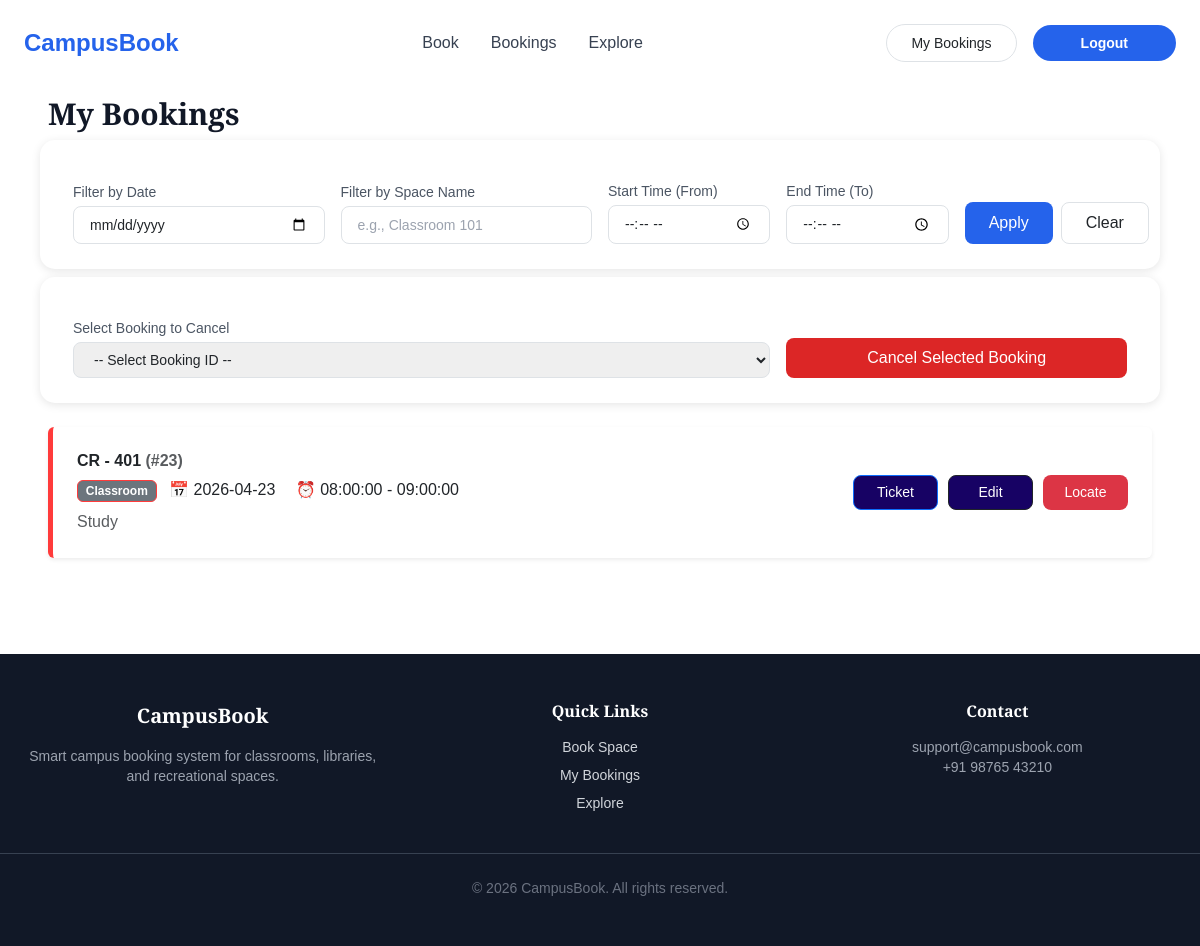
The page /bookings.php (signed in) on the database its author committed.
### tables this page shows
CREATE TABLE `bookings` (
  `id` int(11) NOT NULL,
  `user_id` int(11) NOT NULL,
  `space_id` int(11) NOT NULL,
  `booking_date` date NOT NULL,
  `start_time` time NOT NULL,
  `end_time` time NOT NULL,
  `reason` varchar(200) DEFAULT NULL,
  `cancel_message` varchar(255) DEFAULT NULL,
  `student_notified` tinyint(1) DEFAULT 0,
  `status` enum('booked','cancelled','completed') DEFAULT 'booked',
  `cancelled_at` datetime DEFAULT NULL,
  `table_number` varchar(20) DEFAULT NULL
);

CREATE TABLE `spaces` (
  `id` int(11) NOT NULL,
  `name` varchar(100) NOT NULL,
  `type` varchar(50) NOT NULL,
  `capacity` int(11) NOT NULL,
  `availability` tinyint(1) DEFAULT 1
);

### bookings.php (the view, shortened to what this page needs)
<?php
include('includes/header.php');
require 'includes/db_connect.php';
$user_id = $_SESSION['user_id'];
$filter_date  = isset($_GET['filter_date']) ? trim($_GET['filter_date']) : '';
$filter_space = isset($_GET['filter_space']) ? trim($_GET['filter_space']) : '';
$filter_start = isset($_GET['filter_start']) ? trim($_GET['filter_start']) : '';
$filter_end   = isset($_GET['filter_end']) ? trim($_GET['filter_end']) : '';
$query = "
    SELECT
        b.id,
        s.name AS space_name,
        s.type,
        b.booking_date,
        b.start_time,
        b.end_time,
        b.reason
    FROM bookings b
    JOIN spaces s ON b.space_id = s.id
    WHERE b.user_id = ? AND b.status = 'booked'
";
$types = "i";
$params = [$user_id];
$query .= " ORDER BY b.booking_date DESC, b.start_time ASC";
$stmt = $conn->prepare($query);
$bind_names[] = $types;
for ($i = 0; $i < count($params); $i++) {
    $bind_names[] = &$params[$i];
}
call_user_func_array([$stmt, 'bind_param'], $bind_names);
$stmt->execute();
$result = $stmt->get_result();
?>
<main class="flex-grow-1">
    <div class="pt-24 max-w-6xl mx-auto px-4">
        <div class="flex items-center justify-between mb-6">
            <h2 class="text-3xl font-semibold text-gray-900">My Bookings</h2>
        </div>
        <form method="GET" class="row g-3 align-items-end mb-4">
            <div class="col-md-3">
                <label class="block text-sm text-gray-600 mb-1">Filter by Date</label>
                <input type="date" name="filter_date"
                    value="<?= htmlspecialchars($filter_date) ?>"
                    class="w-full px-3 py-2 rounded-lg border border-gray-200 focus:ring-2 focus:ring-blue-500 outline-none text-sm">
            </div>
            <div class="col-md-3">
                <label class="block text-sm text-gray-600 mb-1">Filter by Space Name</label>
                <input type="text" name="filter_space"
                    value="<?= htmlspecialchars($filter_space) ?>"
                    placeholder="e.g., Classroom 101"
                    class="w-full px-3 py-2 rounded-lg border border-gray-200 focus:ring-2 focus:ring-blue-500 outline-none text-sm">
            </div>
            <div class="col-md-2">
                <label class="block text-sm text-gray-600 mb-1">Start Time (From)</label>
                <input type="time" name="filter_start"
                    value="<?= htmlspecialchars($filter_start) ?>"
                    class="w-full px-3 py-2 rounded-lg border border-gray-200 focus:ring-2 focus:ring-blue-500 outline-none text-sm">
            </div>
            <div class="col-md-2">
                <label class="block text-sm text-gray-600 mb-1">End Time (To)</label>
                <input type="time" name="filter_end"
                    value="<?= htmlspecialchars($filter_end) ?>"
                    class="w-full px-3 py-2 rounded-lg border border-gray-200 focus:ring-2 focus:ring-blue-500 outline-none text-sm">
            </div>
            <div class="col-md-2 d-flex gap-2">
                <button type="submit"
                    class="bg-blue-600 text-white px-4 py-2 rounded-lg hover:bg-blue-500 transition w-100">
                    Apply
                </button>
                <a href="bookings.php"
                class="border px-4 py-2 rounded-lg hover:bg-gray-100 transition text-center w-100">
                    Clear
                </a>
            </div>
        </form>
            <form action="cancel_booking.php" method="POST" class="row g-3 align-items-end mb-4 cform">
                <div class="col-md-8">
                    <label class="block text-sm text-gray-600 mb-1">Select Booking to Cancel</label>
                    <select name="id" id="cancelSelect"
                        class="w-full px-3 py-2 rounded-lg border border-gray-200 focus:ring-2 focus:ring-blue-500 outline-none text-sm"
                        required>
                        <option value="">-- Select Booking ID --</option>
                    </select>
                </div>
                <div class="col-md-4">
                    <button type="submit"
    class="w-100 bg-red-600 text-white px-4 py-2 rounded-lg hover:bg-red-500 transition"
    id="openCancel">
    Cancel Selected Booking
</button>
                </div>
            </form>
        <?php if ($result->num_rows > 0): ?>
            <div class="booking-list">
                <?php while ($row = $result->fetch_assoc()) { ?>
                    <div class="booking-row p-4 mb-3 rounded shadow-sm" data-id="<?= $row['id'] ?>">
                        <div class="row align-items-center">
                            <div class="col-lg-8 col-md-7">
                                <div class="d-flex justify-content-between flex-wrap">
                                    <h5 class="fw-bold mb-2">
                                        <?= htmlspecialchars($row['space_name']) ?>
                                        <span class="text-muted fs-6">
                                            (#<?= $row['id'] ?>)
                                        </span>
                                    </h5>
                                </div>
                                <div class="booking-meta">
                                    <span class="badge bg-secondary me-2">
                                        <?= htmlspecialchars(ucfirst($row['type'])) ?>
                                    </span>
                                    <span class="me-3">
                                        📅 <?= htmlspecialchars($row['booking_date']) ?>
                                    </span>
                                    <span class="me-3">
                                        ⏰ <?= htmlspecialchars($row['start_time']) ?>
                                        -
                                        <?= htmlspecialchars($row['end_time']) ?>
                                    </span>
                                    <span class="d-block mt-2 text-muted">
                                        <?= htmlspecialchars($row['reason']) ?>
                                    </span>
                                </div>
                            </div>
                            <div class="col-lg-4 col-md-5 d-flex justify-content-md-end justify-content-start mt-3 mt-md-0">
                                <div class="booking-actions">
                                    <a href="ticket.php?booking_id=<?= $row['id'] ?>"
                                    class="btn btn-sm btn-outline-primary">
                                        Ticket
                                    </a>
                                    <a href="edit_booking.php?id=<?= $row['id'] ?>"
                                    class="btn btn-sm btn-outline-dark">
                                        Edit
                                    </a>
                                    <button class="btn btn-sm btn-danger"
                                            data-bs-toggle="modal"
                                            data-bs-target="#locateModal<?= $row['id'] ?>">
                                        Locate
                                    </button>
                                </div>
                            </div>
                        </div>
                    </div>
                <?php } ?>
            </div>
        <?php else: ?>
            <div class="text-center text-muted py-5">
                No bookings found.
            </div>
        <?php endif; ?>
    </div>
</main>
<?php include('includes/footer.php'); ?>

### assets/css/styles.css (style rules this page uses)
body { background-color: white; font-family: 'Poppins', sans-serif; }
.cform { margin-bottom:1rem; }
.btn { border-radius: 8px; padding: 8px 16px; font-weight: 500; color: black; }
h1, h2, h3 { font-family: 'Playfair Display', serif; }
form { background: #ffffff; padding: 25px; border-radius: 15px; box-shadow: 0 2px 10px rgba(0,0,0,0.1); }
html, body { height: 100%; margin: 0; display: flex; flex-direction: column; }
main { flex: 1 0 auto; }
.booking-row { border-left: 5px solid #ff3b3b; border-radius: 12px; transition: all 0.25s ease; }
.booking-meta .badge { background-color: #50f000; border: 1px solid #ff3b3b; }
.booking-actions { display: flex; gap: 10px; flex-wrap: wrap; }
.booking-actions .btn { min-width: 85px; border-radius: 8px; padding: 6px 14px; }
.booking-actions .btn-danger { background-color: #dc3545; border: none; }

### includes/header.php (style rules this page uses)
.btn { border-radius:8px; padding:8px 16px; font-weight:500; background-color:#170264; color:white !important; }
h1,h2,h3 { font-family:'Playfair Display', serif; }

### rows shown on the page
bookings: space.name "CR - 401", id "23", space.type "Classroom", booking_date "2026-04-23", start_time "08:00:00", end_time "09:00:00", reason "Study"
